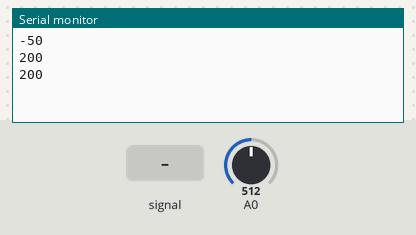
Bench run of a sketch on a simulated Arduino Uno, built with avr-gcc and run on an emulated ATmega328P. On the bench: the last lines printed to the serial monitor. The test bench sets the inputs (shaded band); at power-on: A0 = 512.

Above: at 1.2 s.
1.3 s: A0 fed a 200 Hz sine of ±81 counts around its level
At 2.0 s:
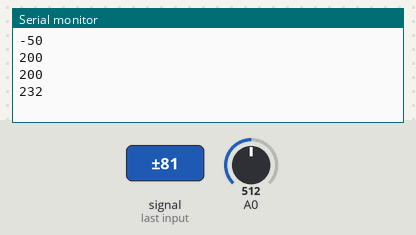
2.8 s: A0 set to 716
At 3.6 s:
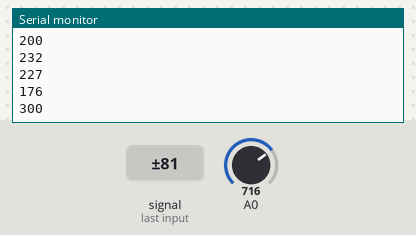
4.3 s: A0 fed a 1000 Hz sine of ±255 counts around its level
At 5.1 s:
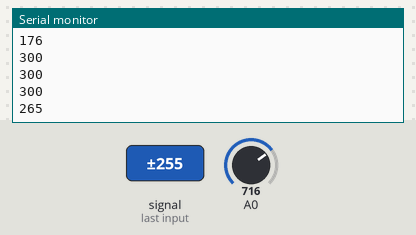
5.8 s: A0 set to 900
At 6.2 s:
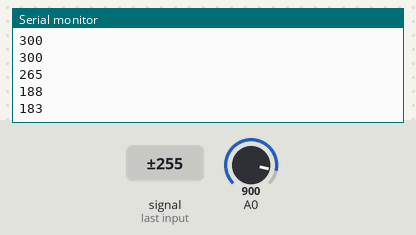
Timing chart, 0 to 8.3 s (numbered marks = the images above; inputs shaded):
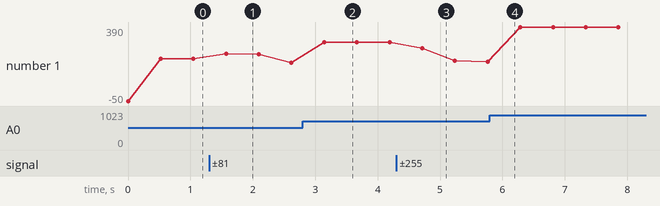

The sketch:

activity_5.ino
```cpp
  void setup() {

  // Initialize ADCSRA with prescaler of 128
  ADCSRA = 0xEF;

  // Initialize ADMUX with reference voltage of AVcc
  ADMUX = 0x40;

  // Initialize ADCSRB into free-running mode
  ADCSRB = 0x00;

  // Configure your digital pin as an output
  ADMUX |= 0x00;


}

volatile unsigned int result = 0;

void loop(){
   //Beginnig of Serial
   Serial.begin(9600);
  const unsigned char n=30;
  static unsigned long x=0;
  static unsigned int ADCvalues [30];
  ADCvalues[x%n] = result;
  int avg = ave(ADCvalues, n);
  //Equation to calculate Temperature
  int temp = ((0.489*result) - 50);
  //Finish of Serial
  Serial.println(temp);
  // wait 500ms
  _delay_ms(500);

  x++;


}

int ave( int arr[],unsigned char k){
  // Configure of sum
  unsigned long sum = 0;

  //
 for(unsigned char j = 0; j < k; j++){
  sum+=arr[j];
  sum = sum / k;
  return sum;
 }

}
// This function automatically executes whenever the ADC has completed a conversion
// It is never called in the software code
ISR(ADC_vect) {
  unsigned char LSByte = ADCL;
  unsigned char MSByte = ADCH;
  // depending on the value of ADLAR, the equation for result will be different
  result = ADCL + (ADCH << 8);
}
```

Measured:
- after the input at 1.3 s, the serial monitor: prints a new line after 0.27 s (image 1)
- after the input at 2.8 s, the serial monitor: prints a new line after 0.34 s (image 2)
- after the input at 4.3 s, the serial monitor: prints a new line after 0.42 s (image 3)
- plotted number 1: 200 → 176 after the input at 1.3 s, 176 → 300 after the input at 2.8 s, 300 → 183 after the input at 4.3 s, 183 → 390 after the input at 5.8 s
